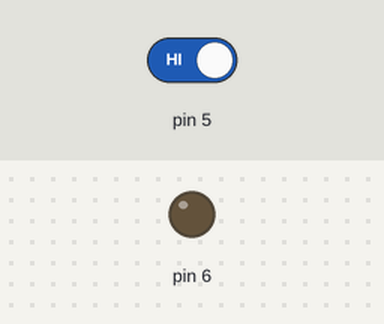
A sketch run on a simulated Arduino Uno, built with avr-gcc and run on an emulated ATmega328P. Shown: output pins drawn as LEDs (lit = HIGH). The test bench sets the inputs (shaded band); at power-on: pin 5 HIGH.

Above: at 1.2 s.
1.3 s: pin 5 driven LOW
At 2.1 s:
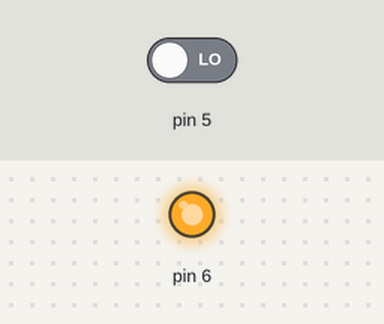
2.8 s: pin 5 driven HIGH
At 3.2 s:
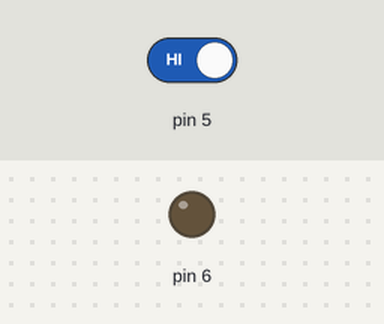
Timing chart, 0 to 5.8 s (numbered marks = the images above; inputs shaded):
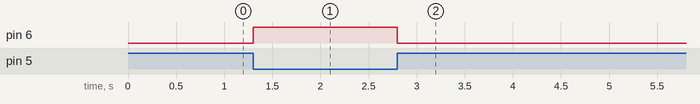

Measured:
- after the input at 1.3 s, pin 6: LOW → HIGH at once
- after the input at 2.8 s, pin 6: HIGH → LOW at once

The sketch:

LED-Blink.ino
```cpp
void setup() {
  // put your setup code here, to run once:

  pinMode(5,INPUT);
  pinMode(6,OUTPUT);
}

void loop() {
  // put your main code here, to run repeatedly:
  if(digitalRead(5)==LOW){
    digitalWrite(6,HIGH);
  }else{
    digitalWrite(6,LOW);
  }
}
```
